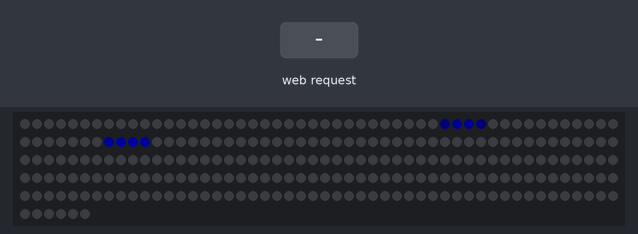
The sketch below on a simulated ESP32. On the bench: 256 RGB LEDs in strip order, left to right, continuing on the next row. The inputs (shaded band) are chosen by the test bench. Dim RGB values are drawn brighter than linear; WiFi joins after 1.5 s; servers stay silent unless stated; what the sketch prints to the serial monitor is not drawn.

Above: at 3.7 s.
3.8 s: HTTP request GET /mat2 received
At 8.6 s:
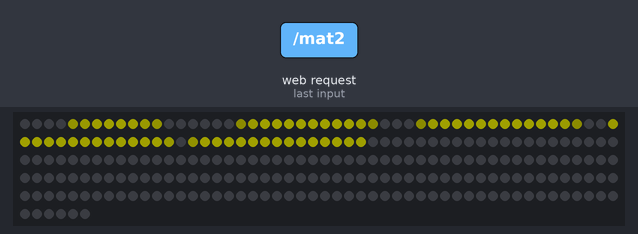
9.6 s: HTTP request GET /mat3 received
At 17.5 s:
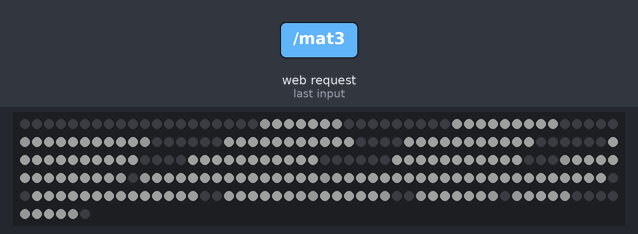
Timing chart, 0 to 19.0 s (numbered marks = the images above; inputs shaded):
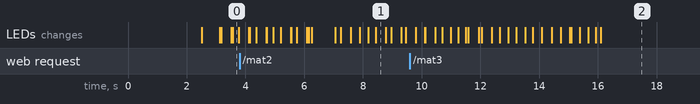

The sketch:

tshirt_led_switch_photo.ino
```cpp
#include <WiFi.h>
#include <WebServer.h>
#include <Adafruit_NeoPixel.h>

 //ステーションモード設定
#define SSID "led_wifi"
#define PASSWORD "00000000"
const char *ssid = SSID;
const char *password = PASSWORD;
WebServer server(80);

// LEDテープ設定
#define PIN        21  // M5Stack Grobe Pin
#define NUMPIXELS  256  // Enough for 29 LEDs
#define DELAYVAL  10  // Time (in milliseconds) to pause between pixels
int led_color[3][3] ={{10,0,0},{0,10,0},{0,0,10}};
Adafruit_NeoPixel pixels(NUMPIXELS, PIN, NEO_GRB + NEO_KHZ800);

int matselect = 1;
bool isPending = true;

byte mat1[256][3] = {{0,0,0},{0,0,0},{0,0,0},{0,0,0},{0,0,0},{0,0,0},{0,0,0},{0,0,0},{0,0,0},{0,0,0},{0,0,0},{0,0,0},{0,0,0},{0,0,0},{0,0,0},{0,0,0},{0,0,0},{0,0,0},{0,0,0},{0,0,0},{0,0,0},{0,0,0},{0,0,0},{0,0,0},{0,0,0},{0,0,0},{0,0,0},{0,0,0},{0,0,0},{0,0,0},{0,0,0},{0,0,0},{0,0,0},{0,0,0},{0,0,0},{0,0,2},{0,0,15},{0,0,15},{0,0,2},{0,0,0},{0,0,0},{0,0,0},{0,0,0},{0,0,0},{0,0,0},{0,0,0},{0,0,0},{0,0,0},{0,0,0},{0,0,0},{0,0,0},{0,0,0},{0,0,0},{0,0,0},{0,0,0},{0,0,0},{0,0,0},{0,0,26},{0,0,31},{0,0,31},{0,0,23},{0,0,0},{0,0,0},{0,0,0},{0,0,0},{0,0,0},{0,0,6},{0,0,30},{0,0,31},{0,0,31},{0,0,31},{0,0,20},{0,0,0},{0,0,0},{0,0,0},{0,0,0},{0,0,0},{0,0,0},{0,0,0},{0,0,0},{0,0,0},{0,0,0},{0,0,0},{0,0,0},{0,0,0},{0,0,0},{0,0,0},{0,0,12},{0,0,30},{0,0,31},{0,0,31},{0,0,31},{0,0,31},{0,0,18},{0,0,0},{0,0,0},{0,0,0},{0,0,0},{0,0,24},{0,0,31},{0,0,31},{0,0,31},{0,0,31},{0,0,31},{0,0,28},{0,0,7},{0,0,0},{0,0,0},{0,0,0},{0,0,0},{0,0,0},{0,0,0},{0,0,0},{0,0,0},{0,0,0},{0,0,0},{0,0,0},{0,0,0},{0,0,26},{0,0,31},{0,0,31},{0,0,29},{0,0,18},{0,0,31},{0,0,31},{0,0,25},{0,0,0},{0,0,0},{0,0,0},{0,0,0},{0,0,9},{0,0,23},{0,0,25},{0,0,0},{0,0,16},{0,0,31},{0,0,31},{0,0,31},{0,0,22},{0,0,0},{0,0,0},{0,0,0},{0,0,0},{0,0,0},{0,0,0},{0,0,0},{0,0,0},{0,0,0},{0,0,19},{0,0,31},{0,0,31},{0,0,31},{0,0,21},{0,0,0},{0,0,0},{0,0,0},{0,0,0},{0,0,0},{0,0,0},{0,0,0},{0,0,0},{0,0,0},{0,0,0},{0,0,0},{0,0,0},{0,0,0},{0,0,0},{0,0,0},{0,0,25},{0,0,31},{0,0,31},{0,0,30},{0,0,15},{0,0,0},{0,0,0},{0,0,0},{0,0,0},{0,0,0},{0,0,12},{0,0,30},{0,0,31},{0,0,31},{0,0,25},{0,0,3},{0,0,0},{0,0,0},{0,0,0},{0,0,0},{0,0,0},{0,0,0},{0,0,0},{0,0,0},{0,0,0},{0,0,0},{0,0,0},{0,0,0},{0,0,0},{0,0,0},{0,0,0},{0,0,0},{0,0,0},{0,0,2},{0,0,24},{0,0,31},{0,0,31},{0,0,28},{0,0,8},{0,0,0},{0,0,0},{0,0,15},{0,0,25},{0,0,24},{0,0,16},{0,0,0},{0,0,0},{0,0,0},{0,0,0},{0,0,0},{0,0,0},{0,0,0},{0,0,0},{0,0,0},{0,0,0},{0,0,0},{0,0,0},{0,0,0},{0,0,0},{0,0,0},{0,0,0},{0,0,0},{0,0,0},{0,0,0},{0,0,0},{0,0,0},{0,0,0},{0,0,0},{0,0,0},{0,0,0},{0,0,0},{0,0,0},{0,0,0},{0,0,0},{0,0,0},{0,0,0},{0,0,0},{0,0,0},{0,0,0},{0,0,0},{0,0,0},{0,0,0},{0,0,0},{0,0,0},{0,0,0},{0,0,0},{0,0,0},{0,0,0}};
byte mat2[256][3] = {{0,0,0},{0,0,0},{0,0,0},{0,0,0},{17,17,0},{25,25,0},{29,29,0},{31,31,0},{31,31,0},{29,29,0},{25,25,0},{17,17,0},{0,0,0},{0,0,0},{0,0,0},{0,0,0},{0,0,0},{0,0,0},{11,11,0},{25,25,0},{31,31,0},{31,31,0},{31,31,0},{31,31,0},{31,31,0},{31,31,0},{31,31,0},{31,31,0},{25,25,0},{11,11,0},{0,0,0},{0,0,0},{0,0,0},{11,11,0},{26,26,0},{31,31,0},{31,31,0},{31,31,0},{31,31,0},{31,31,0},{31,31,0},{31,31,0},{31,31,0},{31,31,0},{31,31,0},{26,26,0},{11,11,0},{0,0,0},{0,0,0},{25,25,0},{31,31,0},{31,31,0},{31,31,0},{31,31,0},{31,31,0},{31,31,0},{31,31,0},{31,31,0},{31,31,0},{31,31,0},{31,31,0},{31,31,0},{25,25,0},{0,0,0},{17,17,0},{31,31,0},{31,31,0},{31,31,0},{31,31,0},{31,31,0},{31,31,0},{31,31,0},{31,31,0},{31,31,0},{31,31,0},{31,31,0},{31,31,0},{31,31,0},{30,30,0},{0,0,0},{0,0,0},{6,6,0},{23,23,0},{31,31,0},{31,31,0},{31,31,0},{31,31,0},{31,31,0},{31,31,0},{31,31,0},{31,31,0},{31,31,0},{31,31,0},{31,31,0},{31,31,0},{25,25,0},{29,29,0},{31,31,0},{31,31,0},{31,31,0},{31,31,0},{31,31,0},{31,31,0},{31,31,0},{31,31,0},{31,31,0},{31,31,0},{25,25,0},{10,10,0},{0,0,0},{0,0,0},{0,0,0},{0,0,0},{0,0,0},{0,0,0},{0,0,0},{0,0,0},{12,12,0},{26,26,0},{31,31,0},{31,31,0},{31,31,0},{31,31,0},{31,31,0},{31,31,0},{31,31,0},{31,31,0},{31,31,0},{31,31,0},{31,31,0},{31,31,0},{31,31,0},{31,31,0},{31,31,0},{31,31,0},{31,31,0},{20,20,0},{0,0,0},{0,0,0},{0,0,0},{0,0,0},{0,0,0},{0,0,0},{0,0,0},{0,0,0},{0,0,0},{0,0,0},{0,0,0},{3,3,0},{19,19,0},{28,28,0},{31,31,0},{31,31,0},{31,31,0},{31,31,0},{31,31,0},{31,31,0},{31,31,0},{31,31,0},{29,29,0},{25,25,0},{31,31,0},{31,31,0},{31,31,0},{31,31,0},{31,31,0},{31,31,0},{31,31,0},{31,31,0},{31,31,0},{31,31,0},{29,29,0},{21,21,0},{6,6,0},{0,0,0},{0,0,0},{0,0,0},{23,23,0},{30,30,0},{31,31,0},{31,31,0},{31,31,0},{31,31,0},{31,31,0},{31,31,0},{31,31,0},{31,31,0},{31,31,0},{31,31,0},{31,31,0},{31,31,0},{17,17,0},{0,0,0},{25,25,0},{31,31,0},{31,31,0},{31,31,0},{31,31,0},{31,31,0},{31,31,0},{31,31,0},{31,31,0},{31,31,0},{31,31,0},{31,31,0},{31,31,0},{25,25,0},{0,0,0},{0,0,0},{11,11,0},{26,26,0},{31,31,0},{31,31,0},{31,31,0},{31,31,0},{31,31,0},{31,31,0},{31,31,0},{31,31,0},{31,31,0},{31,31,0},{26,26,0},{11,11,0},{0,0,0},{0,0,0},{0,0,0},{11,11,0},{25,25,0},{31,31,0},{31,31,0},{31,31,0},{31,31,0},{31,31,0},{31,31,0},{31,31,0},{31,31,0},{25,25,0},{11,11,0},{0,0,0},{0,0,0},{0,0,0},{0,0,0},{0,0,0},{0,0,0},{17,17,0},{25,25,0},{29,29,0},{31,31,0},{31,31,0},{29,29,0},{25,25,0},{17,17,0},{0,0,0},{0,0,0},{0,0,0},{0,0,0}};
byte mat3[256][3] = {{0,0,0},{0,0,0},{0,0,0},{0,0,0},{0,0,0},{0,0,0},{0,0,0},{0,0,0},{0,0,0},{0,0,0},{0,0,0},{0,0,0},{0,0,0},{0,0,0},{0,0,0},{0,0,0},{0,0,0},{0,0,0},{0,0,0},{0,0,0},{21,21,21},{31,31,31},{31,31,31},{31,31,31},{31,31,31},{31,31,31},{21,21,21},{0,0,0},{0,0,0},{0,0,0},{0,0,0},{0,0,0},{0,0,0},{0,0,0},{0,0,0},{0,0,0},{28,28,28},{31,31,31},{31,31,31},{31,31,31},{31,31,31},{31,31,31},{31,31,31},{31,31,31},{28,28,28},{0,0,0},{0,0,0},{0,0,0},{0,0,0},{0,0,0},{21,21,21},{31,31,31},{31,31,31},{31,31,31},{31,31,31},{31,31,31},{31,31,31},{31,31,31},{31,31,31},{31,31,31},{21,21,21},{0,0,0},{0,0,0},{0,0,0},{0,0,0},{0,0,0},{0,0,0},{31,31,31},{31,31,31},{31,31,31},{31,31,31},{31,31,31},{31,31,31},{31,31,31},{31,31,31},{31,31,31},{31,31,31},{31,31,31},{0,0,0},{0,0,0},{0,0,0},{0,0,0},{31,31,31},{31,31,31},{31,31,31},{31,31,31},{31,31,31},{31,31,31},{31,31,31},{31,31,31},{31,31,31},{31,31,31},{31,31,31},{0,0,0},{0,0,0},{0,0,0},{0,0,0},{0,0,0},{0,0,0},{31,31,31},{31,31,31},{31,31,31},{31,31,31},{31,31,31},{31,31,31},{31,31,31},{31,31,31},{31,31,31},{31,31,31},{31,31,31},{0,0,0},{0,0,0},{0,0,0},{0,0,0},{31,31,31},{31,31,31},{31,31,31},{31,31,31},{31,31,31},{31,31,31},{31,31,31},{31,31,31},{31,31,31},{31,31,31},{31,31,31},{0,0,0},{0,0,0},{0,0,0},{0,0,0},{0,0,0},{0,0,0},{31,31,31},{31,31,31},{31,31,31},{31,31,31},{31,31,31},{31,31,31},{31,31,31},{31,31,31},{31,31,31},{31,31,31},{31,31,31},{0,0,0},{0,0,0},{0,0,0},{21,21,21},{31,31,31},{31,31,31},{31,31,31},{31,31,31},{31,31,31},{31,31,31},{31,31,31},{31,31,31},{31,31,31},{31,31,31},{31,31,31},{29,29,29},{21,21,21},{0,0,0},{21,21,21},{31,31,31},{31,31,31},{31,31,31},{31,31,31},{31,31,31},{31,31,31},{31,31,31},{31,31,31},{31,31,31},{31,31,31},{31,31,31},{31,31,31},{31,31,31},{31,31,31},{21,21,21},{29,29,29},{31,31,31},{31,31,31},{31,31,31},{31,31,31},{31,31,31},{31,31,31},{31,31,31},{31,31,31},{31,31,31},{31,31,31},{31,31,31},{31,31,31},{31,31,31},{31,31,31},{29,29,29},{31,31,31},{31,31,31},{31,31,31},{31,31,31},{31,31,31},{31,31,31},{31,31,31},{0,0,0},{0,0,0},{31,31,31},{31,31,31},{31,31,31},{31,31,31},{31,31,31},{31,31,31},{31,31,31},{29,29,29},{31,31,31},{31,31,31},{31,31,31},{31,31,31},{31,31,31},{29,29,29},{0,0,0},{0,0,0},{29,29,29},{31,31,31},{31,31,31},{31,31,31},{31,31,31},{31,31,31},{29,29,29},{21,21,21},{31,31,31},{31,31,31},{31,31,31},{31,31,31},{31,31,31},{21,21,21},{0,0,0},{0,0,0},{21,21,21},{31,31,31},{31,31,31},{31,31,31},{31,31,31},{31,31,31},{21,21,21},{0,0,0},{21,21,21},{29,29,29},{31,31,31},{29,29,29},{21,21,21},{0,0,0},{0,0,0},{0,0,0},{0,0,0},{21,21,21},{29,29,29},{31,31,31},{29,29,29},{21,21,21},{0,0,0}};
void handleRoot() {
  server.send(200, "text/html", "<h1>Please access /mat1, /mat2 or /mat3</h1>");
}


void handleMat1() {
  matselect = 1;
  isPending = true;
  Serial.println("MAT1");
  server.send(200, "text/html", "LED ON");
}

void handleMat2() {
  matselect = 2;
  isPending = true;
  Serial.println("MAT2");
  server.send(200, "text/html", "LED ON");
}

void handleMat3() {
  matselect = 0;
  isPending = true;
  Serial.println("MAT3");
  server.send(200, "text/html", "LED OFF");
}

void setup() {
  delay(1000);
  Serial.begin(115200);

  // WiFiステーションモード
  WiFi.mode(WIFI_STA);
  WiFi.begin(ssid, password);

  while(WiFi.status() != WL_CONNECTED) {
    delay(500);
    Serial.print(".");
  }

  Serial.println("");
  Serial.print("Connecred to ");
  Serial.println(ssid);
  Serial.print("IP address");
  Serial.println(WiFi.localIP());

  // LEDテープ設定
  pixels.begin();

  server.on("/", handleRoot);
  server.on("/mat1", handleMat1);
  server.on("/mat2", handleMat2);
  server.on("/mat3", handleMat3);
  server.begin();
}

void loop() {
  server.handleClient();
  if(isPending) {
    if(matselect == 1) {
      pixels.clear();
      for(int i=0; i<NUMPIXELS; i++) {
        int rgb = i%3;
        pixels.setPixelColor(i, pixels.Color(mat1[i][0],mat1[i][1],mat1[i][2]));
        pixels.show();
        delay(DELAYVAL);
      }
    } else if(matselect == 2) {
      pixels.clear();
      for(int i=0; i<NUMPIXELS; i++) {
        int rgb = i%3;
        pixels.setPixelColor(i, pixels.Color(mat2[i][0],mat2[i][1],mat2[i][2]));
        pixels.show();
        delay(DELAYVAL);
    }
    } else {
      pixels.clear();
      for(int i=0; i<NUMPIXELS; i++) {
        int rgb = i%3;
        pixels.setPixelColor(i, pixels.Color(mat3[i][0],mat3[i][1],mat3[i][2]));
        pixels.show();
        delay(DELAYVAL);
      }
    }
  }
  isPending = false;
}
```

Measured:
- after the input at 3.8 s, the LEDs: first differ from a run without the input after 3.3 s (image 1 shows a later state)
- after the input at 9.6 s, the LEDs: first differ from a run without the input after 2.0 s (image 2 shows a later state)
